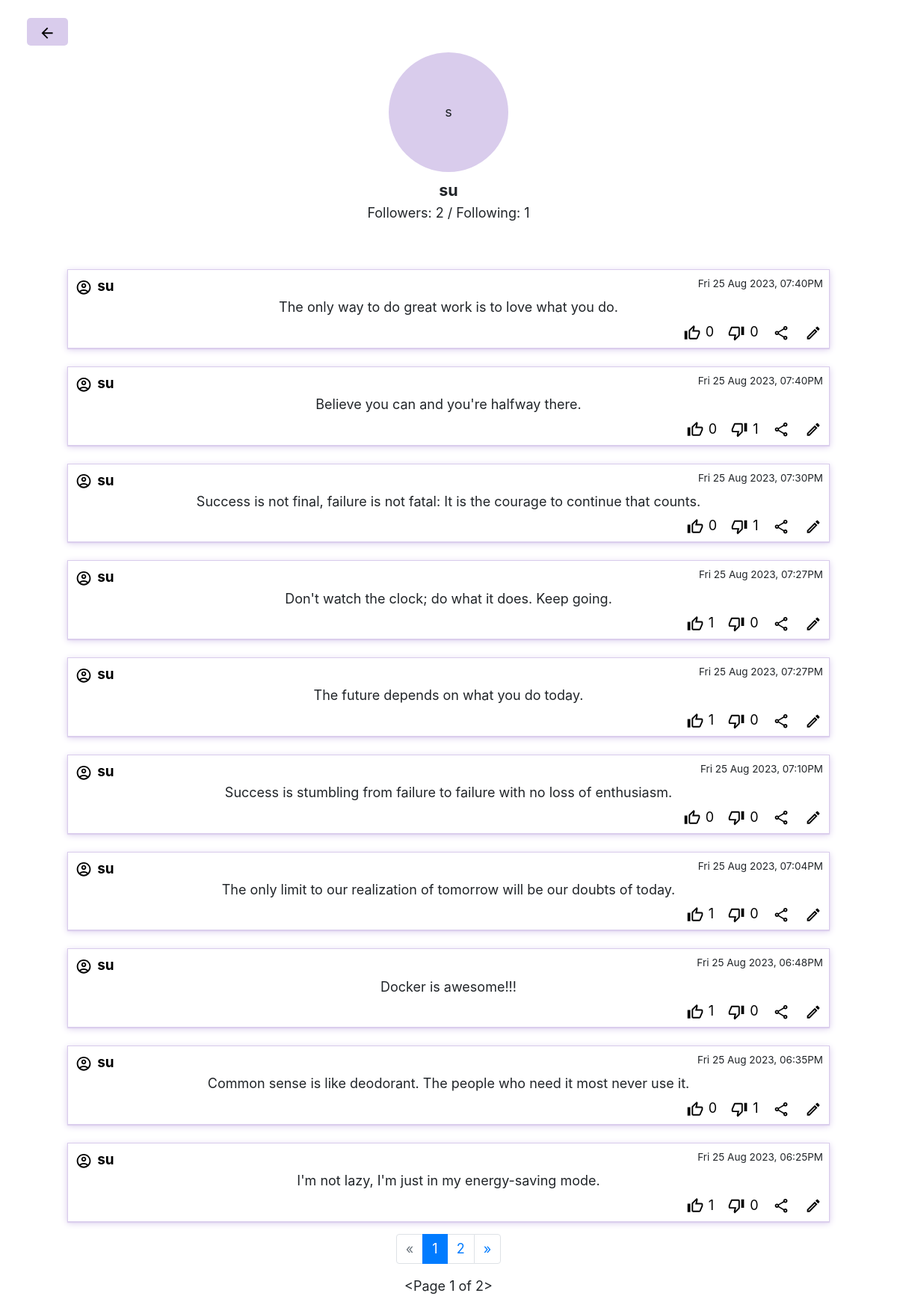
The app's page /profile/5 (signed in) with its own data.
### network/models.py (models this page shows, shortened)
class User(AbstractUser):
    pass

class Posts(models.Model):
    message = models.TextField(max_length=1000)
    poster = models.ForeignKey(User, on_delete=models.CASCADE)
    timestamp = models.CharField(default=datetime.datetime.now().strftime('%a %d %b %Y, %I:%M%p'), max_length=50)
    likesCountForDOM = models.IntegerField(default=0)
    dislikesCountForDOM = models.IntegerField(default=0)
    ShouldLikeButtonDisabledDOM = models.BooleanField(default=False)
    ShouldDisLikeButtonDisabledDOM = models.BooleanField(default=False)
    def getLikeCount(self):
        return self.likesCount.all()

### network/views.py (the view, shortened to what this page needs)
# urls.py: path("profile/<int:userId>", views.profile, name="profile"),
@login_required
def profile(request, userId, pagenumber=1):
    isViewerTheCreatorOfProfile = request.user.id == userId
    creator = User.objects.get(id=userId)
    userPosts = Posts.objects.filter(poster=creator).order_by("-id")
    if isViewerTheCreatorOfProfile:
        countOfFollowers = follower.objects.filter(user=request.user).count()
        countOfFollowing = follower.objects.filter(follower=request.user).count()
        if userPosts.count() > 0:
            p = Paginator(userPosts, 10)
            if pagenumber <= p.num_pages:
                posts = p.page(pagenumber)
                for post in posts:
                    likesDislikes = post.getLikeCount()
                    likes = likesDislikes.filter(likes=True, dislikes=False).count()
                    dislikes = likesDislikes.count() - likes
                    post.likesCountForDOM = likes
                    post.dislikesCountForDOM = dislikes
                    if request.user.id:
                        postWhereUserActioned = likesDislikes.filter(user=request.user)
                        if postWhereUserActioned:
                            if postWhereUserActioned.first().likes:
                                post.ShouldDisLikeButtonDisabledDOM = False
                                post.ShouldLikeButtonDisabledDOM = True
                            else:
                                post.ShouldDisLikeButtonDisabledDOM = True
                                post.ShouldLikeButtonDisabledDOM = False
                        else:
                            post.ShouldDisLikeButtonDisabledDOM = False
                            post.ShouldLikeButtonDisabledDOM = False
                    else:
                        post.ShouldDisLikeButtonDisabledDOM = True
                        post.ShouldLikeButtonDisabledDOM = True
                return render(request, "network/profilePage.html", {
                    "page": "profilePage",
                    "symbol": creator.username[0],
                    "username": creator.username,
                    "creatorID": creator.id,
                    "countOfFollowers": countOfFollowers,
                    "countOfFollowing": countOfFollowing,
                    "showFollowButton": False,
                    "viewer": request.user if request.user.id else None,
                    "posts": posts,
                    "currentPage": pagenumber,
                    "havePreviousPage": posts.has_previous(),
                    "haveNextPage": posts.has_next()
                })

### network/templates/network/profilePage.html (shortened to what this page needs)
<!DOCTYPE html>
<html lang="en">
    <head>
        <link rel="stylesheet" href="https://stackpath.bootstrapcdn.com/bootstrap/4.4.1/css/bootstrap.min.css">
        {% load static %}
        <link href="{% static 'network/styles.css' %}" rel="stylesheet">
    </head>
    <body>
        <div>
            <section style="height: 40vh; display: flex; flex-flow: column; justify-content: center; align-items: center;">
                <a href="{% url 'index' %}" style="position: absolute; top: 3vh; left: 3vw;">
                    <button style="background-color: #d9ccec; border: unset; padding: 0.6vh 1.8vh; border-radius: 5px;">
                        <svg xmlns="http://www.w3.org/2000/svg" height="24px" viewBox="0 0 24 24" width="24px" fill="#000000">
                            <path d="M0 0h24v24H0V0z" fill="none"/>
                            <path d="M20 11H7.83l5.59-5.59L12 4l-8 8 8 8 1.41-1.41L7.83 13H20v-2z"/>
                        </svg>
                    </button>
                </a>
                <section id="symbolHolder" >{{symbol}}</section>
                <p style="font-size: 1.2em; font-weight: bold; margin: 1vh 0 0.2vh 0;">{{username}}</p>
                <p id="followersCount">Followers: {{countOfFollowers}} / Following: {{countOfFollowing}}</p>
            </section>
            {% include "network/posts.html" %}
            {% include "network/pageNav.html" %}
        </div>
    </body>
</html>

### network/templates/network/posts.html (shortened to what this page needs)
<div id="postsHolder">
    {% if posts %}
        {% for post in posts%}
                <section class="post" id="post{{post.id}}">
                    <section class="postHeader">
                        <a class="inlineChild" href="{%if viewer%} {% url 'profile' userId=post.poster.id %} {% else %}#{% endif %}">
                            <p class="postPoster">{{post.poster.username}}</p>
                        </a>
                        <p class="postTimeStamp">{{post.timestamp}}</p>
                    </section>
                    <section class="postContent">
                        <p class="postMessage">{{post.message}}</p>
                    </section>
                    <section id="postAction" class="inlineChild" style="float: right;">
                        <section class="inlineChild">
                            <button class="actionButton like" value="like/{{post.id}}" {% if post.ShouldLikeButtonDisabledDOM %}disabled{% endif %}>
                            </button>
                            <p class="likesCountForDOM">{{post.likesCountForDOM}}</p>
                        </section>
                        <section class="inlineChild" >
                            <button class="actionButton dislike" value="dislike/{{post.id}}" {% if post.ShouldDisLikeButtonDisabledDOM %}disabled{% endif %}>
                            </button>
                            <p class="dislikesCountForDOM">{{post.dislikesCountForDOM}}</p>
                        </section>
                        <section style="margin-right: 1vw;">
                            <button class="actionButton" value="share/unavailable">
                            </button>
                        </section>
                        {% if viewer == post.poster %}
                            <section>
                                <button class="actionButton edit" value="edit/{{post.id}}">
                                </button>
                            </section>
                        {% endif %}
                    </section>
                </section>
        {% endfor %}
    {% else %}
        <div class="alert alert-warning" role="alert" style="text-align: center;">
            No posts to show
        </div>
    {% endif %}
</div>

### network/static/network/styles.css (style rules this page uses)
* { margin: 0; padding: 0; box-sizing: border-box; }
body { font-size: 18px; }
svg { height: 1.25em; width: 1.45em; }
#postsHolder { width: 100%; display: flex; flex-flow: column; align-items: center; gap: 3vh 0; margin: 2vh 0; }
.post { width: 85%; border: 1px solid #d9ccec; padding: 1vh; min-height: 10vh; box-shadow: rgba(217, 204, 236, 255) 0px 0.0625em 0.0625em, rgba(217, 204, 236, 255) 0px 0.125em 0.5em, rgba(255, 255, 255, 0.1) 0px 0px 0px 1px inset; }
.post p { margin-bottom: 0.3em; }
.postHeader { display: flex; justify-content: space-between; }
.postTimeStamp { font-size: 0.75em; }
.postPoster { font-size: 1.05em; font-weight: bold; }
.postMessage { text-align: center; padding: 0 5vw; }
.inlineChild > * { display: inline; color: black; }
.inlineChild > p { margin-right: 1vw; }
#postAction button { background-color: unset; border: unset; }
#symbolHolder { height: 20vh; width: 20vh; border-radius: 50%; display: flex; justify-content: center; align-items: center; background-color: #d9ccec; margin-top: 8vh; }

### records on screen
User: username "su"
Posts: poster.username "su", timestamp "Fri 25 Aug 2023, 07:40PM", message "The only way to do great work is to love what you do.", likesCountForDOM "0", dislikesCountForDOM "0"
Posts: poster.username "su", timestamp "Fri 25 Aug 2023, 07:40PM", message "Believe you can and you're halfway there.", likesCountForDOM "0", dislikesCountForDOM "1"
Posts: poster.username "su", timestamp "Fri 25 Aug 2023, 07:30PM", message "Success is not final, failure is not fatal: It is the courage to continue that counts.", likesCountForDOM "0", dislikesCountForDOM "1"
Posts: poster.username "su", timestamp "Fri 25 Aug 2023, 07:27PM", message "Don't watch the clock; do what it does. Keep going.", likesCountForDOM "1", dislikesCountForDOM "0"
Posts: poster.username "su", timestamp "Fri 25 Aug 2023, 07:27PM", message "The future depends on what you do today.", likesCountForDOM "1", dislikesCountForDOM "0"
Posts: poster.username "su", timestamp "Fri 25 Aug 2023, 07:10PM", message "Success is stumbling from failure to failure with no loss of enthusiasm.", likesCountForDOM "0", dislikesCountForDOM "0"
Posts: poster.username "su", timestamp "Fri 25 Aug 2023, 07:04PM", message "The only limit to our realization of tomorrow will be our doubts of today.", likesCountForDOM "1", dislikesCountForDOM "0"
Posts: poster.username "su", timestamp "Fri 25 Aug 2023, 06:48PM", message "Docker is awesome!!!", likesCountForDOM "1", dislikesCountForDOM "0"
Posts: poster.username "su", timestamp "Fri 25 Aug 2023, 06:35PM", message "Common sense is like deodorant. The people who need it most never use it.", likesCountForDOM "0", dislikesCountForDOM "1"
Posts: poster.username "su", timestamp "Fri 25 Aug 2023, 06:25PM", message "I'm not lazy, I'm just in my energy-saving mode.", likesCountForDOM "1", dislikesCountForDOM "0"

### other values on screen
{{ symbol }} "s"
{{ countOfFollowers }} "2"
{{ countOfFollowing }} "1"
{{ currentPage }} "1"
{{ posts.next_page_number }} "2"
{{ posts }} "<Page 1 of 2>"
